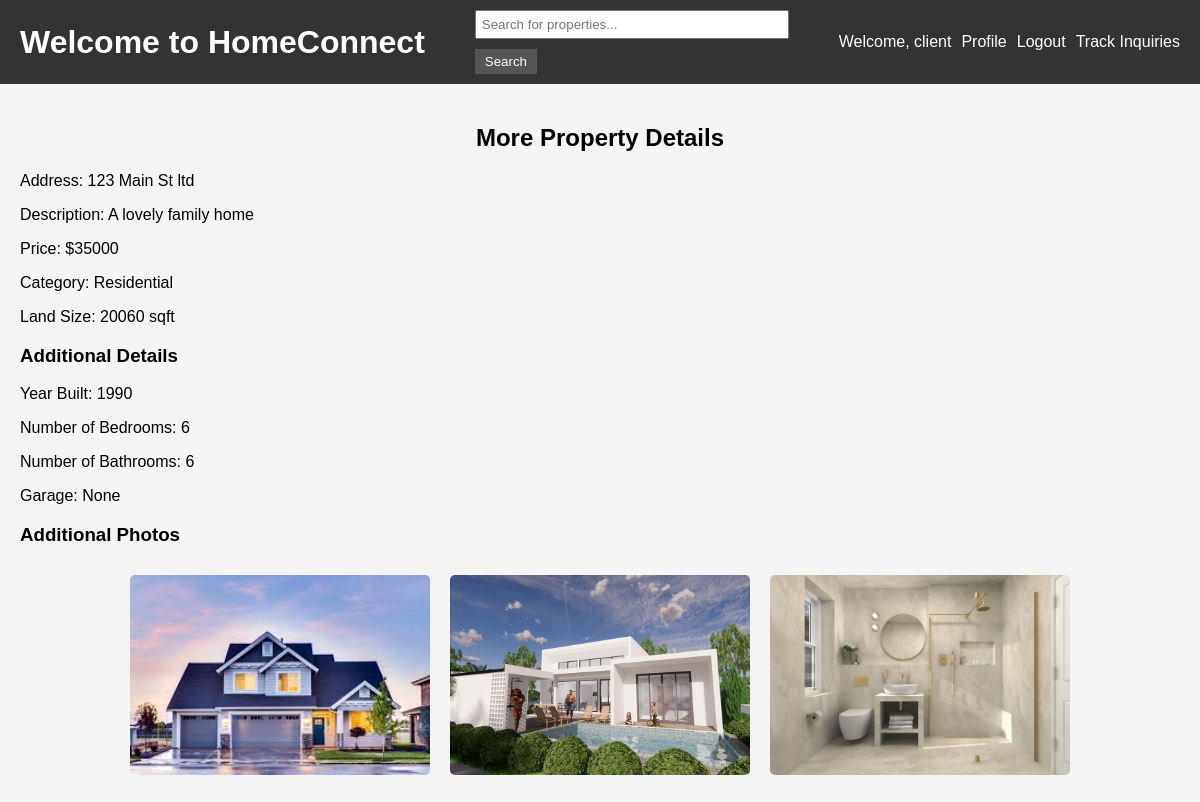
/properties/12/more/ (signed in), run on the app's committed database.
### core/models.py (models this page shows, shortened)
class CustomUser(AbstractUser):
    USER_TYPE_CHOICES = (
        ('client', 'Client'),
        ('property_purchaser', 'Property Purchaser'),
        ('salesperson', 'Salesperson'),
    )
    user_role = models.CharField(max_length=20, choices=USER_TYPE_CHOICES, default='client')
    address = models.CharField(max_length=255, null=True, blank=True)

class Property(models.Model):
    property_purchaser = models.ForeignKey(PropertyPurchaser, on_delete=models.CASCADE)
    address = models.CharField(max_length=255)
    description = models.TextField()
    price = models.CharField(max_length=20)
    category = models.CharField(max_length=50)
    land_size = models.CharField(max_length=20)
    image = models.ImageField(upload_to='property_images/', null=True, blank=True)
    number_of_bedrooms = models.CharField(max_length=5, null=True, blank=True)
    number_of_bathrooms = models.CharField(max_length=5, null=True, blank=True)
    garage = models.CharField(max_length=5, null=True, blank=True)
    year_built = models.CharField(max_length=4, null=True, blank=True)

class AdditionalPhoto(models.Model):
    property = models.ForeignKey(Property, related_name='additional_photos', on_delete=models.CASCADE)
    photo = models.ImageField(upload_to='additional_photos/')

### core/views.py (the view)
# urls.py: path('properties/<int:property_id>/more/', views.more_property_details, name='more_property_details'),
@login_required
def more_property_details(request, property_id):
    property_instance = get_object_or_404(Property, id=property_id)
    return render(request, 'more_property_details.html', {'property': property_instance})

### core/templates/more_property_details.html (shortened to what this page needs)
{% extends 'base.html' %}
{% block content %}
<h2>More Property Details</h2>
<p>Address: {{ property.address }}</p>
<p>Description: {{ property.description }}</p>
<p>Price: ${{ property.price }}</p>
<p>Category: {{ property.category }}</p>
<p>Land Size: {{ property.land_size }}</p>
<h3>Additional Details</h3>
<p>Year Built: {{ property.year_built }}</p>
<p>Number of Bedrooms: {{ property.number_of_bedrooms }}</p>
<p>Number of Bathrooms: {{ property.number_of_bathrooms }}</p>
<p>Garage: {{ property.garage }}</p>
<h3>Additional Photos</h3>
<div class="property-list">
{% for photo in property.additional_photos.all %}
    <img src="{{ photo.photo.url }}" alt="Additional Photo" class="property-image">
{% empty %}
    <p>No additional photos available.</p>
{% endfor %}
</div>
{% endblock %}

### core/templates/base.html (shortened to what this page needs)
<!DOCTYPE html>
<html>
<head>
    {% load static %}
    <link rel="stylesheet" type="text/css" href="{% static 'styles.css' %}">
</head>
<body>
    <header>
        <h1><a href="{% url 'home' %}">Welcome to HomeConnect</a></h1>
        <form method="get" action="{% url 'search' %}">
            <input type="text" name="query" placeholder="Search for properties...">
            <button type="submit">Search</button>
        </form>
        <nav>
            {% if user.is_authenticated %}
                <span>Welcome, {{ user.username }}</span>
                <a href="{% url 'profile' user.id %}">Profile</a>
                <a href="{% url 'logout' %}">Logout</a>
                {% if user.user_role == 'client' %}
                    <a href="{% url 'inquiry_list' %}">Track Inquiries</a>
                {% endif %}
            {% else %}
                <a href="{% url 'signup' %}">Register</a>
                <a href="{% url 'login' %}">Login</a>
            {% endif %}
        </nav>
    </header>
    <main>
        {% block content %}
        {% endblock %}
    </main>
</body>
</html>

### core/static/styles.css (style rules this page uses)
body { font-family: Arial, sans-serif; background-color: #f4f4f4; margin: 0; padding: 0; }
header { background-color: #333; color: white; padding: 10px 20px; display: flex; justify-content: space-between; align-items: center; }
header h1 { margin: 0; }
header h1 a { color: white !important; text-decoration: none; }
header form { margin: 0; }
header input[type="text"] { padding: 5px; width: 200px; }
header button { padding: 5px 10px; background-color: #555; color: white; border: none; cursor: pointer; }
nav { display: flex; gap: 10px; }
nav a { color: white; text-decoration: none; }
main { padding: 20px; }
.property-list { display: flex; flex-wrap: wrap; gap: 20px; justify-content: center; }
h2 { text-align: center; }
form { display: flex; flex-direction: column; gap: 10px; }
form button { width: fit-content; padding: 5px 10px; background-color: #555; color: white; border: none; cursor: pointer; }
form input[type="text"], form input[type="password"], form select { padding: 5px; width: 300px; }
.property-image { width: 300px; height: 200px; object-fit: cover; border-radius: 5px; margin: 10px 0; }

### data on the page
CustomUser: username "client"
Property: address "123 Main St ltd", description "A lovely family home", price "35000", category "Residential", land_size "20060 sqft", year_built "1990", number_of_bedrooms "6", number_of_bathrooms "6", garage "None"
AdditionalPhoto: photo (picture)
AdditionalPhoto: photo (picture)
AdditionalPhoto: photo (picture)
